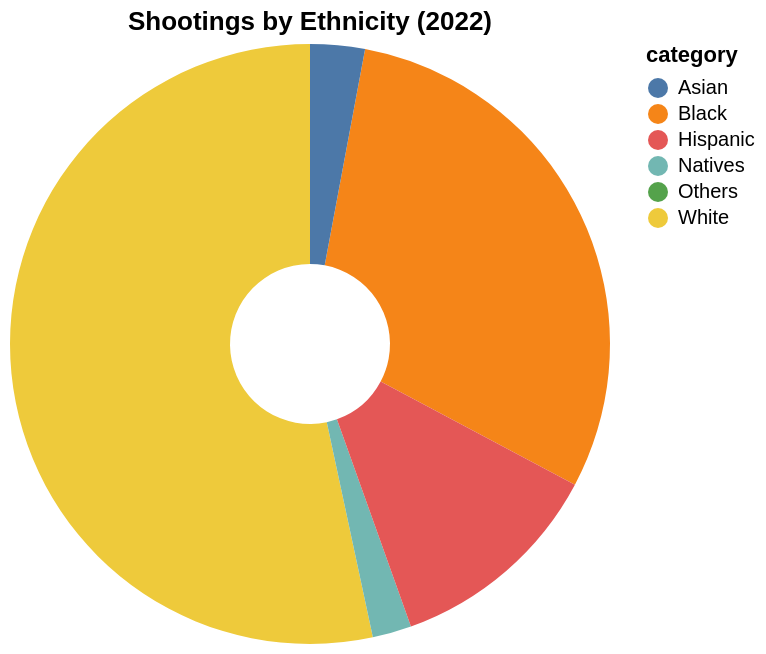

This figure's Vega-Lite source:
### Vega-Lite specification from a JSON file in a GitHub repository (floating-point values rounded to 4 significant figures)
{"$schema": "https://vega.github.io/schema/vega-lite/v5.json", "description": "A simple donut chart with embedded data.", "title": "Shootings by Ethnicity (2022)", "data": {"values": [{"category": "White", "value": 127}, {"category": "Black", "value": 71}, {"category": "Asian", "value": 7}, {"category": "Natives", "value": 5}, {"category": "Hispanic", "value": 28}, {"category": "Others", "value": 0}]}, "mark": {"type": "arc", "innerRadius": 40, "tooltip": true}, "encoding": {"theta": {"field": "value", "type": "quantitative", "stack": "normalize"}, "color": {"field": "category", "type": "nominal"}}}
